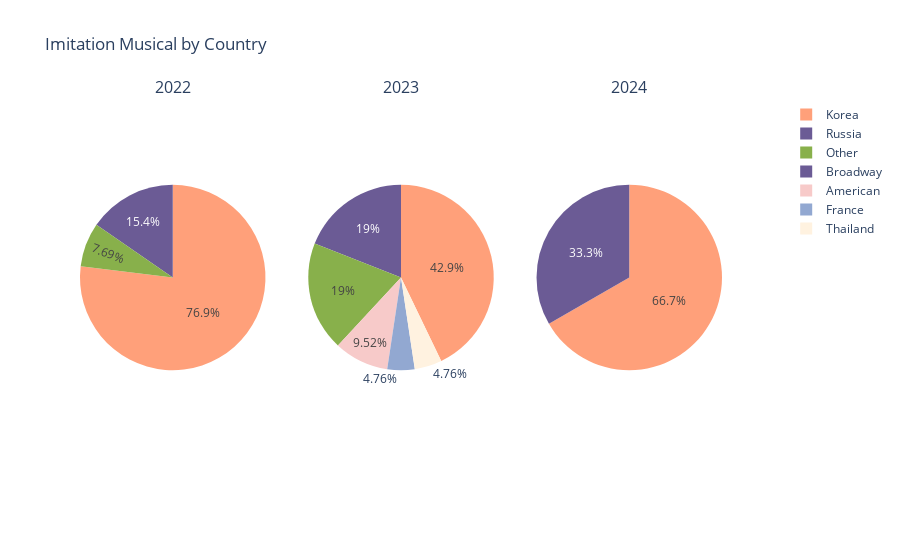

This figure's notebook cell:
### Code cell
fig_musical_imitation_country = make_subplots(rows=1, cols=3, subplot_titles=["2022", "2023", "2024"], specs=[[{'type':'pie'}, {'type':'pie'}, {'type':'pie'}]])
#change color, do not use likely color  
colors = ['#FFA07A', '#6B5B95', '#88B04B', '#F7CAC9', '#92A8D1', '#FFF2E0',"#FFD6AA"]

fig_musical_imitation_country.add_trace(go.Pie(
    labels=musical_2022["info_country"].value_counts().index,
    values=musical_2022["info_country"].value_counts().values,
    name="2022",
    marker=dict(colors=colors)
), row=1, col=1)

fig_musical_imitation_country.add_trace(go.Pie(
    labels=musical_2023["info_country"].value_counts().index,
    values=musical_2023["info_country"].value_counts().values,
    name="2023",
    marker=dict(colors=colors)
), row=1, col=2)

fig_musical_imitation_country.add_trace(go.Pie(
    labels=musical_2024["info_country"].value_counts().index,
    values=musical_2024["info_country"].value_counts().values,
    name="2024",
    marker=dict(colors=colors)
), row=1, col=3)

fig_musical_imitation_country.update_layout(

    title="Imitation Musical by Country",
    legend=dict(x=1.1, y=1),
    autosize=True
)

fig_musical_imitation_country.show()

### Figure 1 — Plotly figure (JSON) as saved in the notebook; plotly's stock layout.template omitted (floating-point values rounded to 4 significant figures)
{"data": [{"domain": {"x": [0, 0.2889], "y": [0, 1]}, "labels": ["Korea", "Russia", "Other"], "marker": {"colors": ["#FFA07A", "#6B5B95", "#88B04B", "#F7CAC9", "#92A8D1", "#FFF2E0", "#FFD6AA"]}, "name": "2022", "type": "pie", "values": [10, 2, 1]}, {"domain": {"x": [0.3556, 0.6444], "y": [0, 1]}, "labels": ["Korea", "Broadway", "Other", "American", "France", "Thailand"], "marker": {"colors": ["#FFA07A", "#6B5B95", "#88B04B", "#F7CAC9", "#92A8D1", "#FFF2E0", "#FFD6AA"]}, "name": "2023", "type": "pie", "values": [9, 4, 4, 2, 1, 1]}, {"domain": {"x": [0.7111, 1], "y": [0, 1]}, "labels": ["Korea", "Other"], "marker": {"colors": ["#FFA07A", "#6B5B95", "#88B04B", "#F7CAC9", "#92A8D1", "#FFF2E0", "#FFD6AA"]}, "name": "2024", "type": "pie", "values": [4, 2]}], "layout": {"annotations": [{"font": {"size": 16}, "showarrow": false, "text": "2022", "x": 0.1444, "xanchor": "center", "xref": "paper", "y": 1, "yanchor": "bottom", "yref": "paper"}, {"font": {"size": 16}, "showarrow": false, "text": "2023", "x": 0.5, "xanchor": "center", "xref": "paper", "y": 1, "yanchor": "bottom", "yref": "paper"}, {"font": {"size": 16}, "showarrow": false, "text": "2024", "x": 0.8556, "xanchor": "center", "xref": "paper", "y": 1, "yanchor": "bottom", "yref": "paper"}], "autosize": true, "legend": {"x": 1.1, "y": 1}, "title": {"text": "Imitation Musical by Country"}}}
